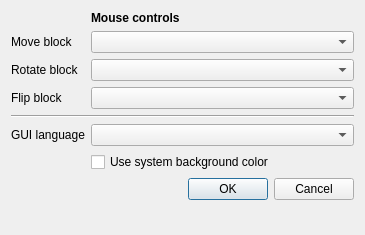
<?xml version="1.0" encoding="UTF-8"?>
<ui version="4.0">
 <class>SettingsDialog</class>
 <widget class="QDialog" name="SettingsDialog">
  <property name="geometry">
   <rect>
    <x>0</x>
    <y>0</y>
    <width>365</width>
    <height>235</height>
   </rect>
  </property>
  <property name="sizePolicy">
   <sizepolicy hsizetype="Expanding" vsizetype="Expanding">
    <horstretch>0</horstretch>
    <verstretch>0</verstretch>
   </sizepolicy>
  </property>
  <property name="windowTitle">
   <string>Preferences</string>
  </property>
  <property name="windowIcon">
   <iconset resource="data/data.qrc">
    <normaloff>:/iqpuzzle.png</normaloff>:/iqpuzzle.png</iconset>
  </property>
  <property name="locale">
   <locale language="English" country="UnitedKingdom"/>
  </property>
  <layout class="QFormLayout" name="formLayout">
   <property name="fieldGrowthPolicy">
    <enum>QFormLayout::AllNonFixedFieldsGrow</enum>
   </property>
   <item row="0" column="1">
    <widget class="QLabel" name="lblControls">
     <property name="font">
      <font>
       <weight>75</weight>
       <bold>true</bold>
      </font>
     </property>
     <property name="text">
      <string>Mouse controls</string>
     </property>
    </widget>
   </item>
   <item row="1" column="0">
    <widget class="QLabel" name="lblMoveBlock">
     <property name="text">
      <string>Move block</string>
     </property>
    </widget>
   </item>
   <item row="1" column="1">
    <widget class="QComboBox" name="cbMoveBlockMouse"/>
   </item>
   <item row="2" column="0">
    <widget class="QLabel" name="lblRotateBlock">
     <property name="text">
      <string>Rotate block</string>
     </property>
    </widget>
   </item>
   <item row="2" column="1">
    <widget class="QComboBox" name="cbRotateBlockMouse"/>
   </item>
   <item row="3" column="0">
    <widget class="QLabel" name="lblFlipBlock">
     <property name="text">
      <string>Flip block</string>
     </property>
    </widget>
   </item>
   <item row="3" column="1">
    <widget class="QComboBox" name="cbFlipBlockMouse"/>
   </item>
   <item row="4" column="0" colspan="2">
    <widget class="Line" name="line_2">
     <property name="orientation">
      <enum>Qt::Horizontal</enum>
     </property>
    </widget>
   </item>
   <item row="5" column="0">
    <widget class="QLabel" name="lblGuiLang">
     <property name="text">
      <string>GUI language</string>
     </property>
    </widget>
   </item>
   <item row="5" column="1">
    <widget class="QComboBox" name="cbGuiLanguage"/>
   </item>
   <item row="7" column="1">
    <widget class="QDialogButtonBox" name="buttonBox">
     <property name="orientation">
      <enum>Qt::Horizontal</enum>
     </property>
     <property name="standardButtons">
      <set>QDialogButtonBox::Cancel|QDialogButtonBox::Ok</set>
     </property>
    </widget>
   </item>
   <item row="6" column="1">
    <widget class="QCheckBox" name="checkSystemBackground">
     <property name="text">
      <string>Use system background color</string>
     </property>
    </widget>
   </item>
  </layout>
 </widget>
 <resources>
  <include location="data/data.qrc"/>
 </resources>
 <connections/>
</ui>
